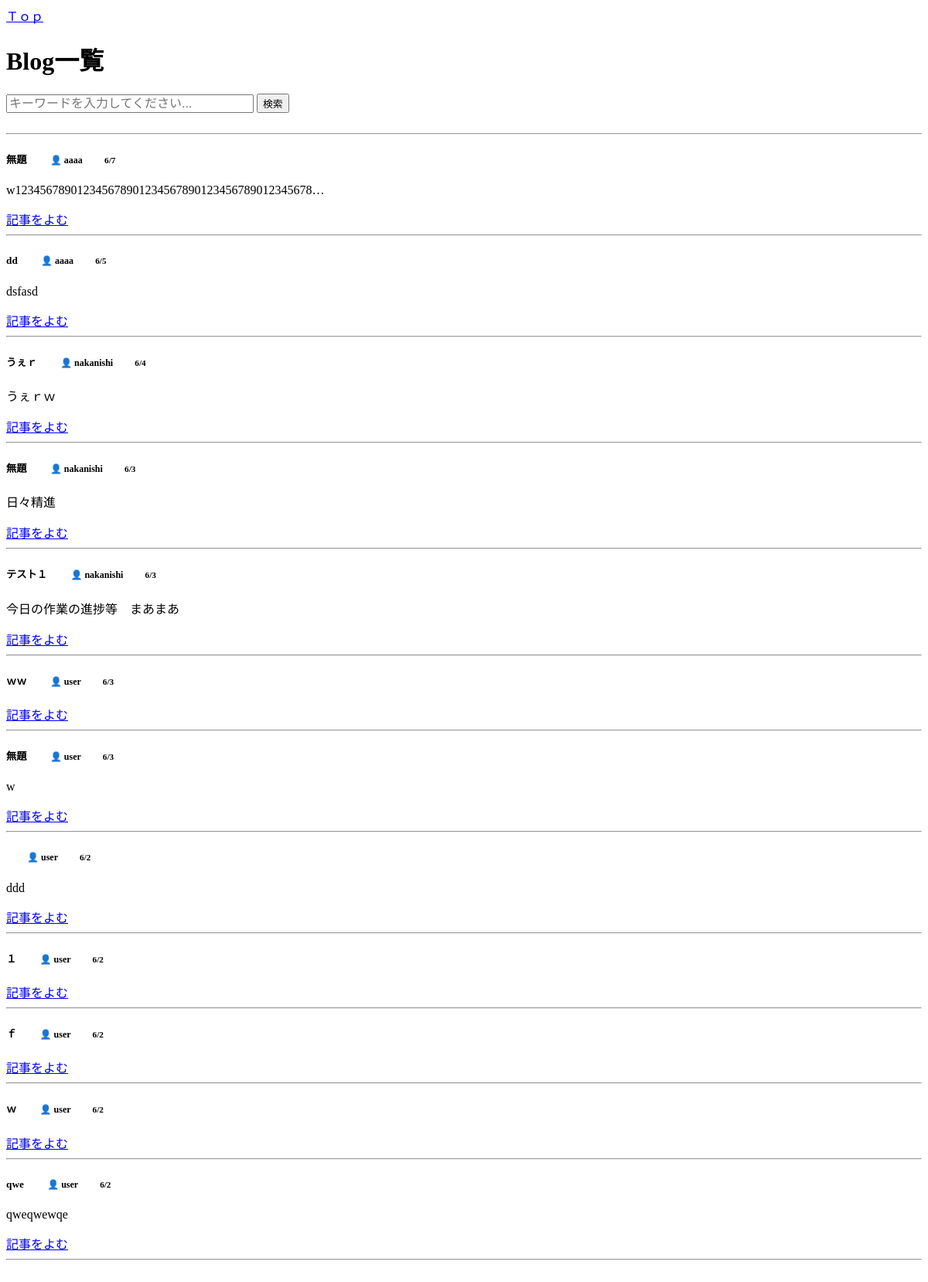
Page /list on the earlier database version.
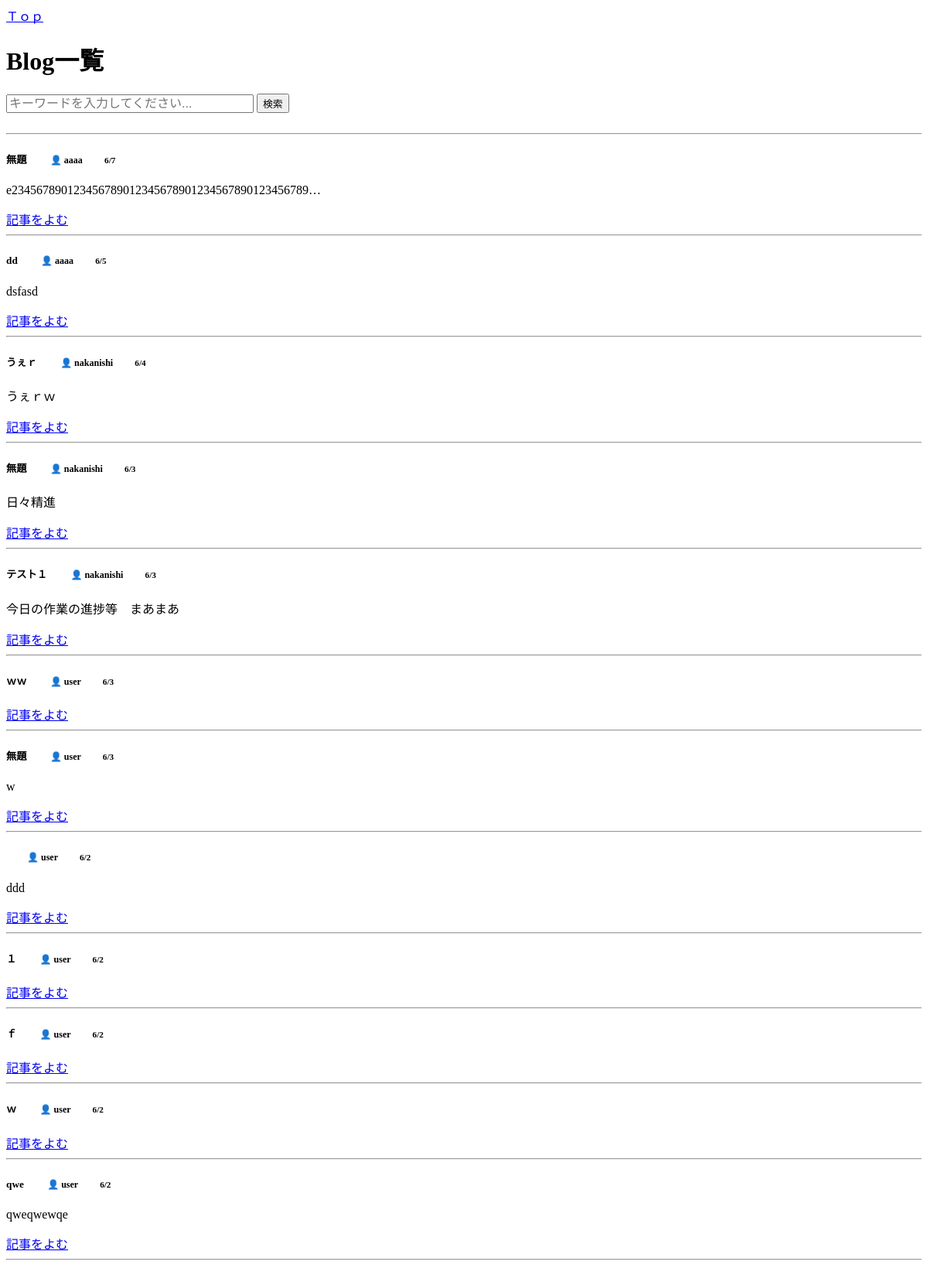
Same page on the later database version.
### Suggestion/models.py (models this page shows, shortened)
class Memo(models.Model):
    author = models.ForeignKey(User, on_delete=models.CASCADE, related_name='memos')
    title = models.CharField(max_length=200)  # タイトル（最大200文字）
    content = models.TextField()               # メモ本文
    created_at = models.DateTimeField(auto_now_add=True)  # 作成日時（自動設定）
    updated_at = models.DateTimeField(auto_now=True)      # 更新日時（自動設定）
    likes = models.ManyToManyField(User, related_name='liked_posts', blank=True)
    total_likes_count = models.IntegerField(default=0)
    views_count = models.IntegerField(default=0) # 閲覧数
    class Meta:#自動生成のルール（アプリ名が blog なら blog_memo等）を無視して、データベース上でのテーブル名を強制的に Memo という名前に固定
        db_table='Memo'

### Suggestion/views.py (the view, shortened to what this page needs)
# urls.py: path('',PostListView.as_view(),name='post_list'),                #これはひつよう←←←←←←←←どうして path('', views.memo_list, name='post_list'), が一番か？
def memo_list(request):
    search_all = request.GET.get("all_blogs") == "1"
    if request.user.is_authenticated and not search_all:
        memos = Memo.objects.filter(author=request.user)
    else:
        memos = Memo.objects.all()
    query = (request.GET.get("q") or "").strip()
    keywords = query.replace("　", " ").split()
    matched_memos = []
    for memo in memos:
        title_norm = normalize_text(memo.title)
        content_norm = normalize_text(memo.content)
        author_name = memo.author.username if memo.author else ""
        author_norm = normalize_text(author_name)
        is_match = True
        if is_match:
            matched_memos.append(memo)
    memos = matched_memos
    memos = sorted(memos, key=lambda x: x.created_at, reverse=True)
    context = {
        "memos": memos,
        "query": query,         # 検索窓の文字を維持するため
        "search_all": search_all, # チェックボックスの状態を維持するため
    }
    return render(request, "edit/memo_list.html", context)

### Suggestion/views.py (called while the page is built)
def normalize_text(text):
    if not text:
        return ""
    text_half = unicodedata.normalize("NFKC", str(text))
    text_kana = jaconv.hira2kata(text_half)
    return text_kana.lower()

### Suggestion/templates/edit/memo_list.html (shortened to what this page needs)
{% extends 'edit/base.html' %}
{% block content %}
<div class="d-flex justify-content-between align-items-center mb-3">
    <h1>Blog一覧</h1>
</div>
<div class="row mb-4">
    <div class="col-md-6 offset-md-3">
        <form method="GET" action="{% url 'memo_list' %}" class="d-flex gap-2" id="searchForm">
            <input type="search" name="q" value="{{ request.GET.q }}" class="form-control py-3" style="font-size: 1.0rem;width:20rem;"placeholder="キーワードを入力してください..." aria-label="検索">
            <button class="btn btn-outline-primary text-nowrap"style="font-size: 0.80rem" type="submit">検索</button>
        </form>
    </div>
</div>
<br>
<hr>
<div class="row">
    {% for memo in memos %}
    <div class="col-md-4 mb-3">
        <div class="card shadow-sm">
            <div class="card-body">
                <h5 class="card-title d-flex justify-content-between align-items-center">
                    {{ memo.title }}
                    <span class="text-secondary me-2" style="font-size: 0.75rem;">
                      　　  👤 {{ memo.author.username }}
                    </span>
                    <span class="badge bg-secondary" style="font-size: 0.7rem;">
                      　　  {{ memo.created_at|date:"n/j" }}
                    </span>
                </h5>
                <p class="card-text text-secondary">{{ memo.content|truncatechars:50 }}</p>
                <div class="d-flex justify-content-end">
                    {% if user.is_authenticated and request.user == memo.author %}
                        <a href="{% url 'memo_edit' pk=memo.pk %}?q={{ query }}&all_blogs={% if search_all %}1{% endif %}" class="btn btn-sm btn-outline-secondary me-2">編集</a>
                        <a href="{% url 'memo_delete' pk=memo.pk %}" class="btn btn-sm btn-outline-danger">削除</a>
                    {% else %}
                        <a href="{% url 'memo_edit' pk=memo.pk %}?q={{ query }}&all_blogs={% if search_all %}1{% endif %}" class="btn btn-sm btn-outline-secondary me-2">記事をよむ</a>
                    {% endif %}
                </div>
            </div>
        </div>
        <hr class="my-2 text-muted">
    </div>
    {% endfor %}
</div>
{% endblock %}

Differences in the rows shown:
changed Memo (number 1 of 12 on the later page): content "w123456789012345678901234567890123456789012345678…" → "e234567890123456789012345678901234567890123456789…"
